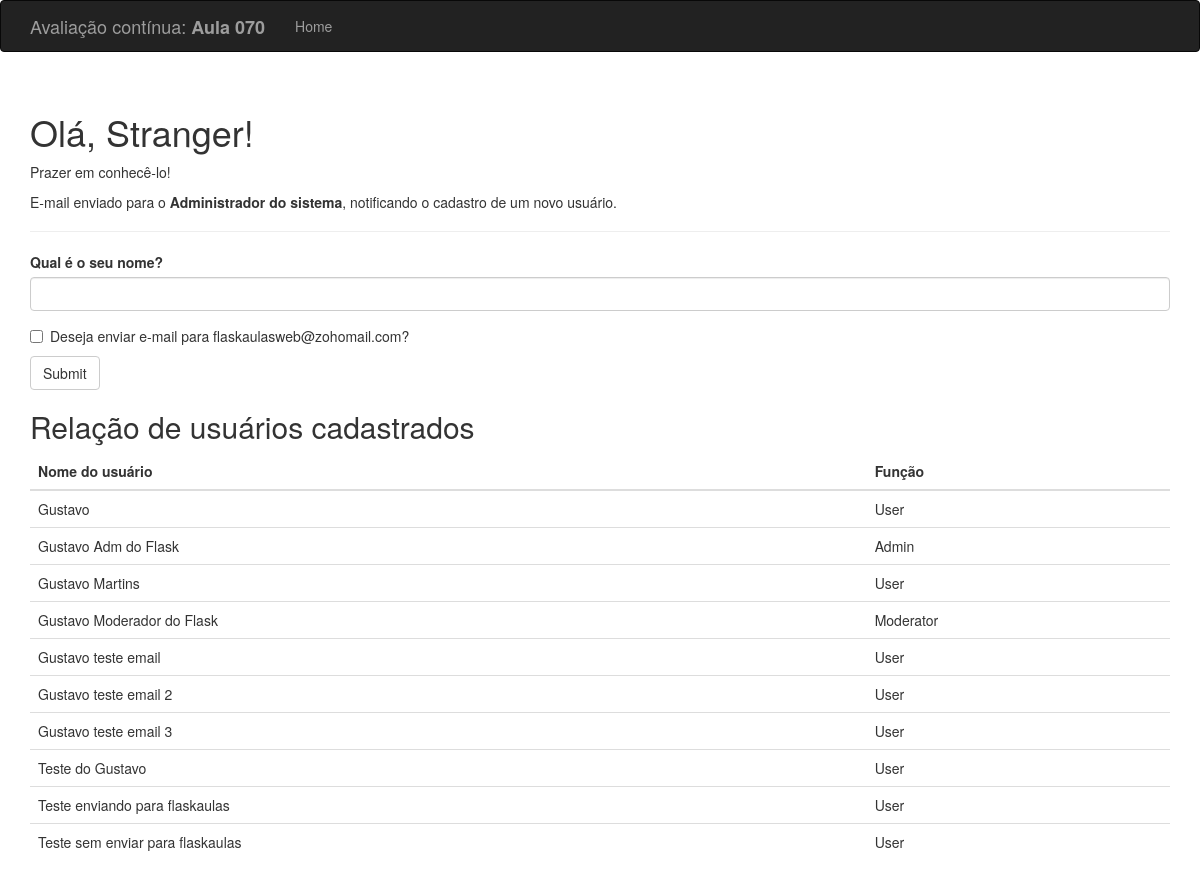
The page / on the database its author committed.
### flask_app.py (models this page shows, shortened)
class User(db.Model):
    __tablename__ = 'users'
    id = db.Column(db.Integer, primary_key=True)
    username = db.Column(db.String(64), unique=True, index=True)
    role_id = db.Column(db.Integer, db.ForeignKey('roles.id'))

class Role(db.Model):
    __tablename__ = 'roles'
    id = db.Column(db.Integer, primary_key=True)
    name = db.Column(db.String(64), unique=True)
    users = db.relationship('User', backref='role', lazy='dynamic')

### flask_app.py (the view, shortened to what this page needs)
@app.route('/', methods=['GET', 'POST'])
def index():
    form = NameForm()
    users_list = User.query.order_by(User.username).all()
    return render_template('index.html', form=form, name=session.get('name'),
                           known=session.get('known', False), users=users_list)

### flask_app.py
class NameForm(FlaskForm):
    name = StringField('Qual é o seu nome?', validators=[DataRequired()])
    email = BooleanField('Deseja enviar e-mail para flaskaulasweb@zohomail.com?')
    submit = SubmitField('Submit')

### templates/index.html (shortened to what this page needs)
{% extends "base_template.html" %}
{% import "bootstrap/wtf.html" as wtf %}
{% block page_content %}
    <div class="page-header">
        <h1>Olá, {% if name %}{{ name }}{% else %}Stranger{% endif %}!</h1>
        {% if not known %}
        <p>Prazer em conhecê-lo!</p>
        {% else %}
        <p>Feliz em vê-lo novamente!</p>
        {% endif %}
        <p>E-mail enviado para o <strong>Administrador do sistema</strong>, notificando o cadastro de um novo usuário.</p>
    </div>
    {{ wtf.quick_form(form) }}
    <h2>Relação de usuários cadastrados</h2>
    {% if users %}
        <table class="table">
            <thead>
                <tr>
                    <th>Nome do usuário</th>
                    <th>Função</th>
                </tr>
            </thead>
            <tbody>
                {% for user in users %}
                <tr>
                    <td>{{ user.username }}</td>
                    <td>
                        {% if user.role %}
                            {{ user.role.name }}
                        {% else %}
                            <span>User</span>
                        {% endif %}
                    </td>
                </tr>
                {% endfor %}
            </tbody>
        </table>
    {% else %}
    <p>Nenhum usuário cadastrado ainda.</p>
    {% endif %}
{% endblock %}

### templates/base_template.html (shortened to what this page needs)
{% extends "bootstrap/base.html" %}
{% block head %}
{{ super() }}
{% endblock %}
{% block navbar %}
<div class="navbar navbar-inverse" role="navigation">
    <div class="container">
        <div class="navbar-header">
            <a class="navbar-brand" href="/">Avaliação contínua: <strong>Aula 070</strong></a>
        </div>
        <div class="navbar-collapse collapse">
            <ul class="nav navbar-nav">
                <li><a href="/">Home</a></li>
            </ul>
        </div>
    </div>
</div>
{% endblock %}
{% block content %}
<div class="container">
    {% block page_content %}{% endblock %}
</div>
{% endblock %}

### rows shown on the page
User: username "Gustavo", role.name "User"
User: username "Gustavo Adm do Flask", role.name "Admin"
User: username "Gustavo Martins", role.name "User"
User: username "Gustavo Moderador do Flask", role.name "Moderator"
User: username "Gustavo teste email", shows "User"
User: username "Gustavo teste email 2", shows "User"
User: username "Gustavo teste email 3", shows "User"
User: username "Teste do Gustavo", role.name "User"
User: username "Teste enviando para flaskaulas", shows "User"
User: username "Teste sem enviar para flaskaulas", shows "User"
